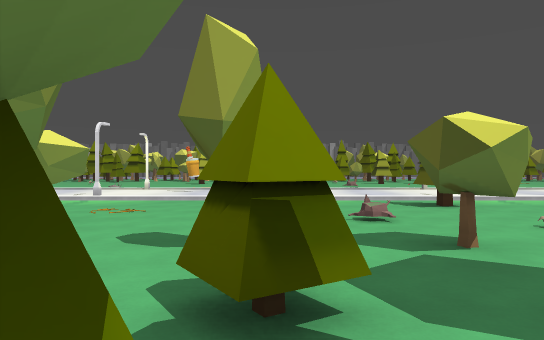
view 1 (above)

24 first-person views from a walk through a 3-D level made in the Godot game engine. The camera is 1.5 m above the floor, looks level and sees 70° across. The floor is counted in squares, 2 m on a side. Each view is taken from the middle of a square. On the plan, view 1 faces up. The plan holds only what a view shows up to about 12 squares ahead; the rest is blank. The place goes on beyond the plan. Characters and animated objects are not drawn. Some surface patterns are stand-ins.

view 2
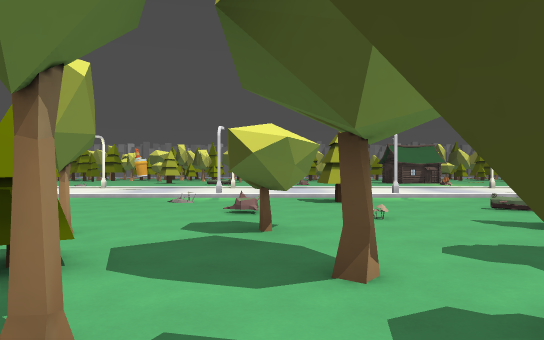

view 3
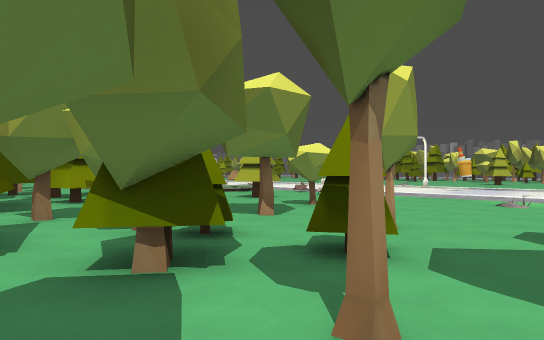

view 4
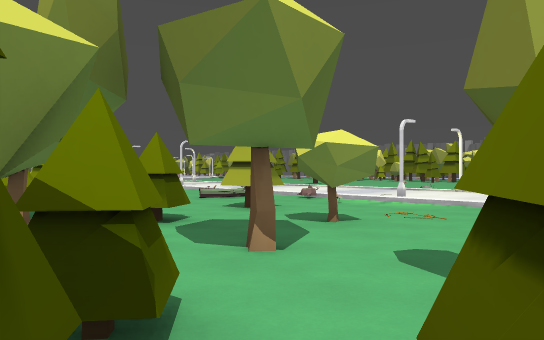

view 5
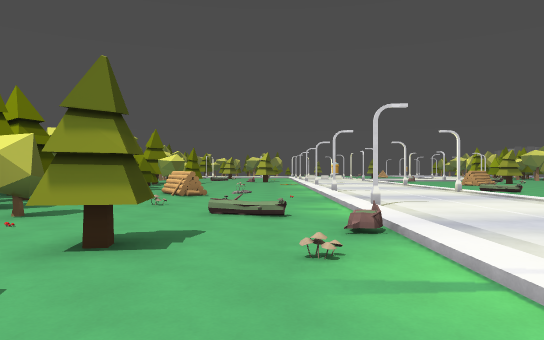

view 6
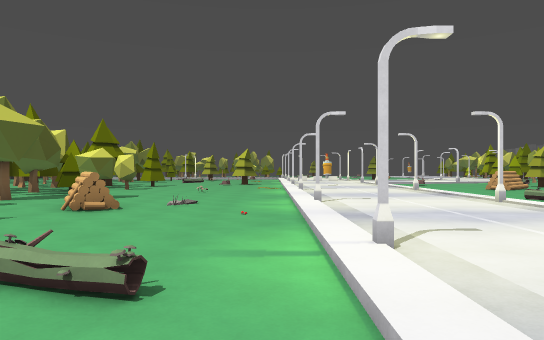

view 7
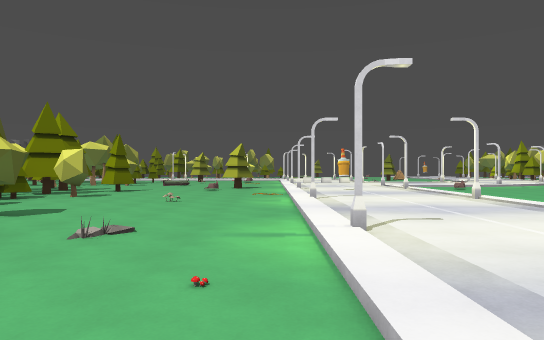

view 8
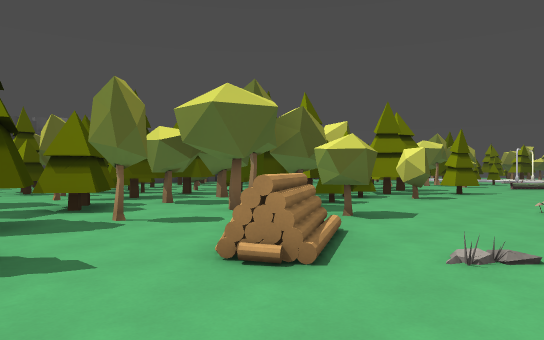

view 9
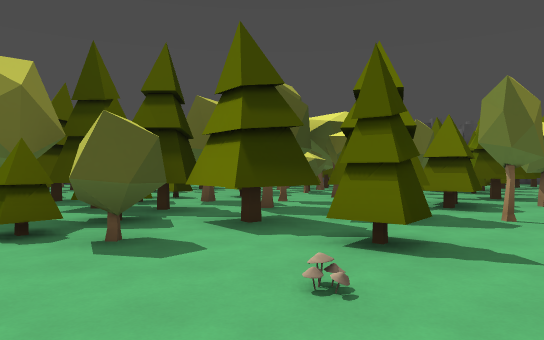

view 10
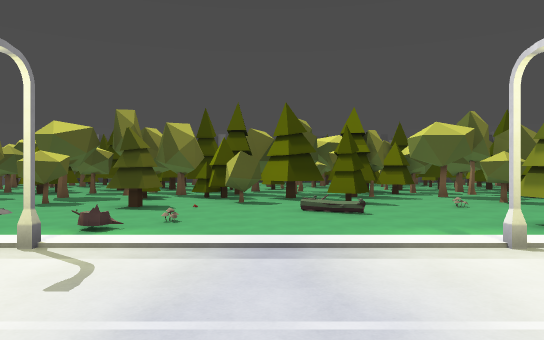

view 11
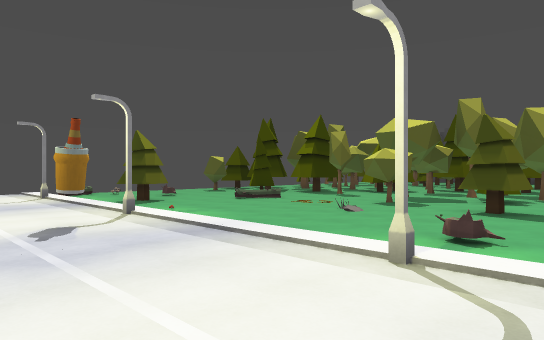

view 12
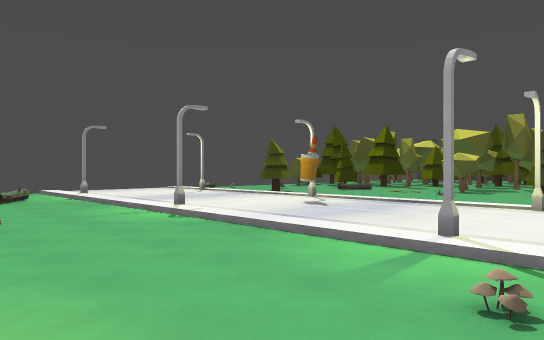

view 13
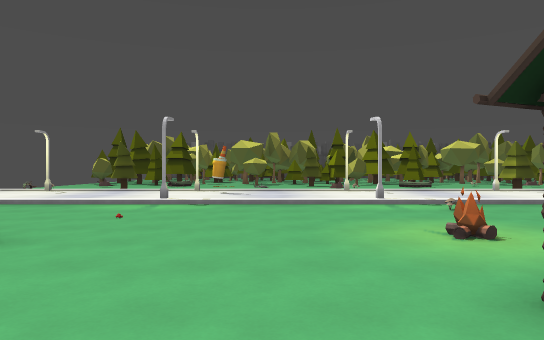

view 14
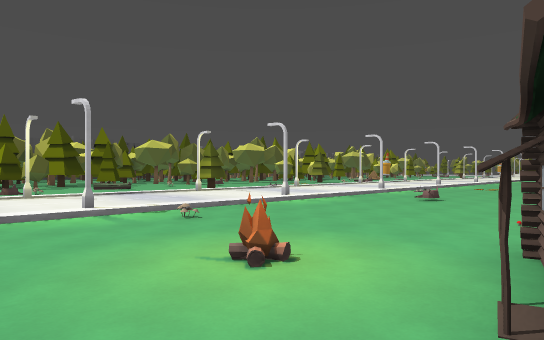

view 15
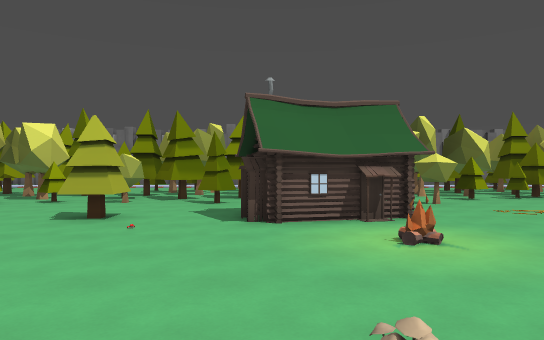

view 16
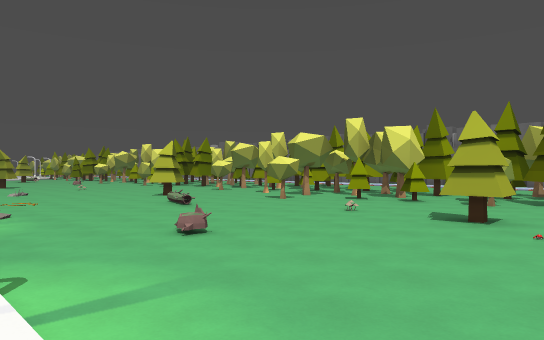

view 17
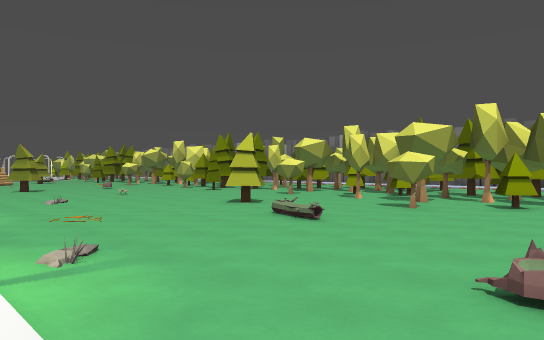

view 18
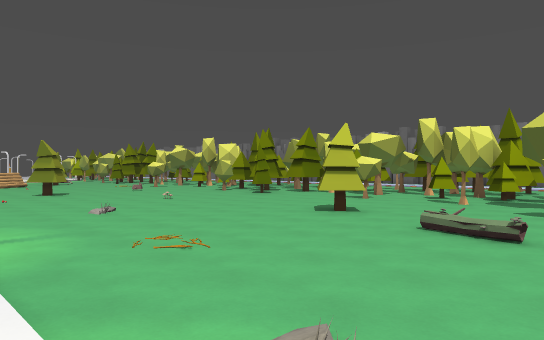

view 19
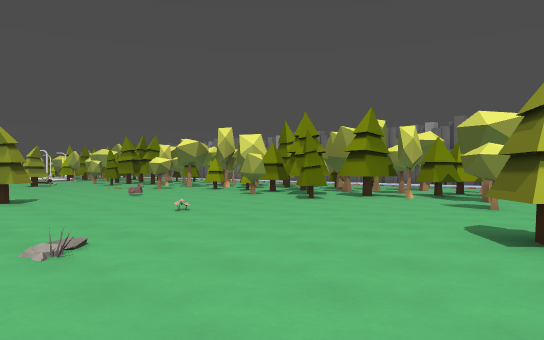

view 20
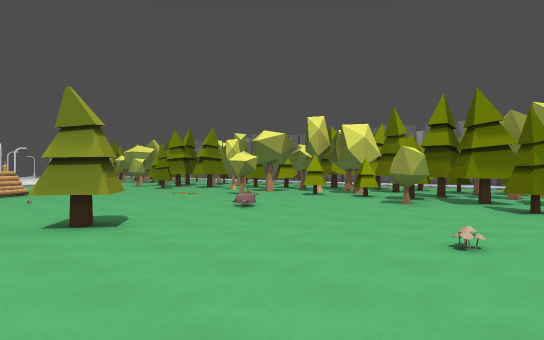

view 21
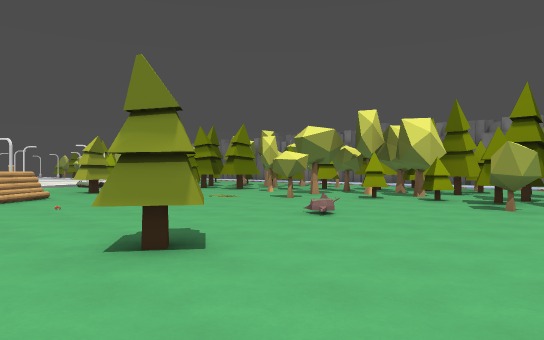

view 22
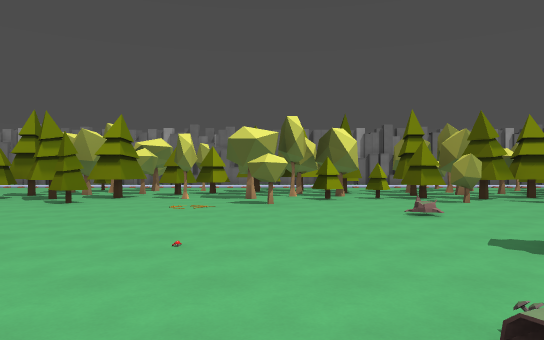

view 23
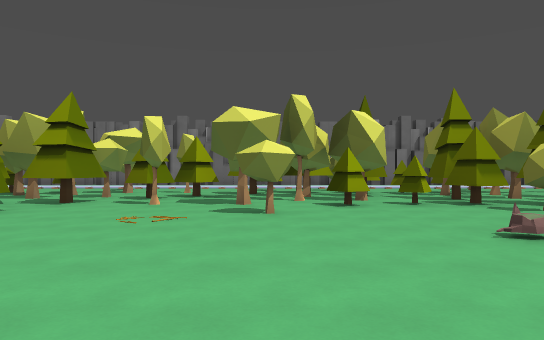

view 24
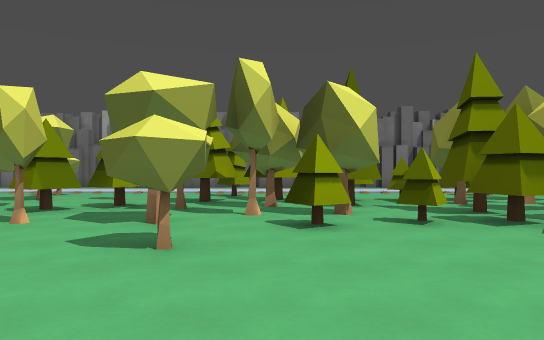

### Floor plan
Key: @ floor where view 1 was taken; # wall or solid block; x gap in a wall; . main floor; : floor 0.25 m higher than the main floor; + floor 0.5 m higher than the main floor; / step, stairs or slope; = window, fence, low wall or low ledge; T pine tree; S stump; L log; M mushroom; C cabin; B bonfire; H thing the floor can be seen under or through; O other object.
Columns run from 22 left of view 1 to 22 right of it. Each row starts with its distance up from view 1.
 30 #... #  ## #..
 29 ....#####.#.#. #
 28 #..##.###....  #       #
 27 ..#...##..HH..###  ##. ..
 26 ##..#...HHHH.##.#.####..... ###     ..##
 25 ...#...#.HHH#...........#..###.    ..#..
 24 #....#....H.#....#......##.#.##    #...
 23 ...............................   ....
 22 ......................#........CCC....
 21 ........S.........TT.....O..T..CCC....
 20 .............M...............O........
 19 .=....................L..........B....
 18  =..O...TT..............................
 17    ............:..........S..........O..
 16   .....L........................M.........L
 15   .   .        ..............................
 14 ::#::::#::::        :: ::::#::::#::::#::::#::
 13 ..............   ..  .    ..................
 12 ....................... ...................
 11 ....................... .............O.......
 10 ..#....#....#....#....#....#....#....#....#..
  9 .........O.....S.................S..........O
  8 .................M.......TT.....O.......TT..
  7 ...O..../....L............................
  6 ......../#..M...T.......S....L.........L..
  5 .......=//.....O...x......O......T... .+
  4 ......#....#..##.#...#..#...#..#....#...
  3 .#..#.......#..#. ...........#.........
  2 ###...#...#######  .#.#..#.######.#.#..
  1   ##.#..x.#    #######.#..      ####.
  0   #  .#.###         ##@. #
 -1    ##...#               .#
 -2     #.###
 -3     ###
 -4     .##

Where each view was taken, in squares from view 1:
view 1: 0 up, 0 right, facing up
view 2: 1 down, 2 right, facing up
view 3: 1 down, 2 right, facing up-left
view 4: 1 up, 0 right, facing up-left
view 5: 8 up, 2 left, facing left
view 6: 9 up, 6 left, facing left
view 7: 9 up, 10 left, facing left
view 8: 8 up, 11 left, facing down-left
view 9: 8 up, 10 left, facing down
view 10: 14 up, 8 right, facing down
view 11: 13 up, 9 right, facing down-right
view 12: 18 up, 9 right, facing down-right
view 13: 23 up, 13 right, facing down
view 14: 21 up, 13 right, facing down-left
view 15: 14 up, 9 right, facing up
view 16: 14 up, 8 right, facing up-left
view 17: 14 up, 4 right, facing up-left
view 18: 14 up, 1 right, facing up-left
view 19: 16 up, 3 left, facing up-left
view 20: 16 up, 8 left, facing up-left
view 21: 16 up, 10 left, facing up-left
view 22: 14 up, 17 left, facing up
view 23: 17 up, 17 left, facing up
view 24: 20 up, 16 left, facing up
